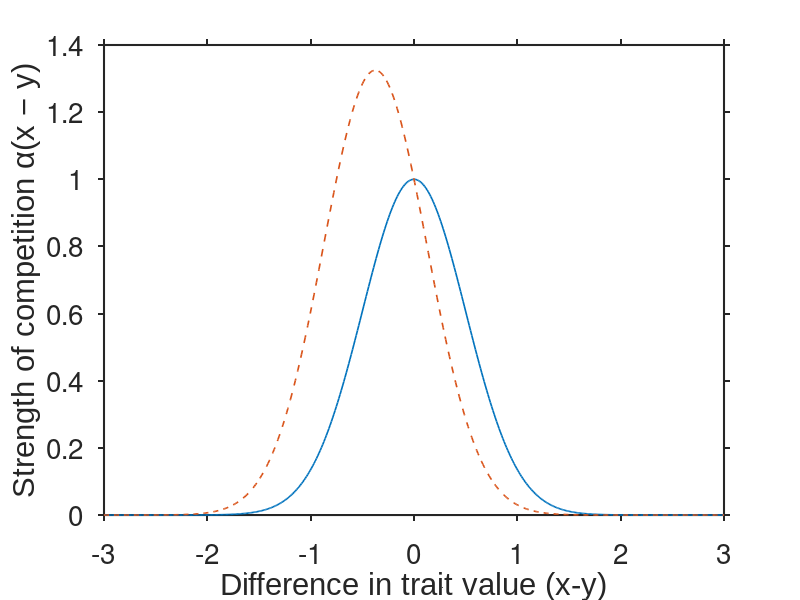

This chart was generated by the following MATLAB code: (Note: this script raises an error after producing the figure.)
%%Alice Henman%%
%%Evolutionary Branching in Models for Symmetric and Asymmetric
%%Competition%%

%%Default graphing layout from Dennis
set(0,'defaultTextFontName', 'Arial');
set(0,'defaultaxesfontsize', 20); % 25 for 1X3, 20 for 1X2 figures
%set(0,'defaultLegendInterpreter','latex');
set(0,'defaultAxesTickLabelInterpreter','none');
set(0,'defaulttextinterpreter','none');
set(0,'defaultAxesXGrid','off');
set(0,'defaultAxesYGrid','off');
set(0,'defaultAxesTickDir','out');
set(0,'defaultAxesLineWidth',1.5);

%Gaussian Competition function: alpha(x-y)
function alpha = alpha(z,sigma,beta)
    alpha = exp(sigma.^2.*beta.^2/2).*exp(-(z+sigma.^2.*beta).^2./(2.*sigma.^2));
end
% z represents x-y
z=linspace(-3,3,500);

%parameters
sigma = 0.5; %width
sigma0 = 1;
beta0 = 0;   %symmetrical
beta1 = 1.5; %asymmetric

figure;
plot(z,alpha(z,sigma,beta0),'DisplayName', sprintf('β = %.1f',beta0), ...
    'LineWidth',1.2);
hold on;    %Plotting 2 plots on 1
plot(z,alpha(z,sigma,beta1),"--",'DisplayName', sprintf('β = %.1f',beta1), ...
    'LineWidth',1.2);  %To differentiate curves in black and white
xlabel('Difference in trait value (x-y)');
ylabel('Strength of competition α(x − y)');
ax=gca;
ax.FontSize = 18;    %sets axes labels and titles size
legend(FontSize=18); %sets legend fontsize
legend('boxoff');    %Removes box around legend



%(Mexican hat) Wavelet Competition function
function alpha1=alpha1(x,y,sigma,beta)
    alpha1 = exp(sigma.^2.*beta.^2/2).* ...
(1.-((x-y+sigma.^2.*beta)./sigma).^2).*exp(-(x-y+sigma.^2.*beta).^2./(2*sigma^2));
end
%The beta parameter can add asymmetry to the competition
%but I'm just keeping it as beta=0 for now
%z=x-y

figure;
plot(z,alpha1(z,0,sigma,beta0),'DisplayName', sprintf('σ_α = %.2f',sigma), ...
    "LineWidth",1.5);
hold on;
plot(z,alpha1(z,0,sigma0,beta0),'--','DisplayName', sprintf('σ_α = %.2f',sigma0), ...
    "LineWidth",1.5);
xlabel('Difference in trait value (x-y)');
ylabel('Strength of competition α(x − y)');
grid on;
ax=gca;
ax.FontSize = 18;
legend(FontSize=18);
legend('boxoff');

%Double Gaussian Carrying capacity K(x)
function Gauss=G(sigma,x0,x)
    Gauss = exp(-(x-x0).^2./(2*sigma^2));
end

function K=K(C1,C2,sigma1,sigma2,x0,x)
    K = C1*G(sigma1,x0,x)-C2*G(sigma2,x0,x);
end

%Parameters
C1 = 2.5;%5*rand;
C2 = 2;%C1*rand;
sigma1 = 0.3;%0.5*rand;
sigma2 = 0.15;%sigma1*sqrt(C2/C1)*rand; % condition for there to be 2 humps
x0 = 1.5;%1+5*rand;

x=linspace(0,3,500);

figure;
plot(x,K(C1,C2,sigma1,sigma2,x0,x),"LineWidth",1.5);
hold on;
xlabel('Trait value x');
ylabel('Carrying Capacity, K(x)');
grid on;
ax=gca;
ax.FontSize = 18;

%The Mathssss

%Invasion fitness
r=rand+0.001;

f = @(x,y) r*(1-alpha1(y,x,sigma,beta0)*K(C1,C2,sigma1,sigma2,x0,x) ...
    /K(C1,C2,sigma1,sigma2,x0,y));

y = linspace(0,10,500);
[x,y] = meshgrid(y, y);
F = f(x,y);

figure
hold on

contourf(x,y,F>0,1,'LineStyle','none')
% Add the zero-level curve
contour(x,y,F,[0 0],'k','LineWidth',2)
% Cosmetics
colormap([1 1 1; 0.6 0.9 0.3]);
xlabel('x'), ylabel('y');
title('PIP');

p1 = patch(NaN, NaN, [0.6 0.9 0.3]);  % green block for s>0
p2 = patch(NaN, NaN, [1 1 1]);  % gray block for s<0
hZero = plot(NaN, NaN, 'k-', 'LineWidth', 2);  % black line for s=0

h1=plot(x0*ones(1,2),[0,y(end)],'r--');

legend([p1 p2 hZero h1], {'s>0 region', 's<0 region', 's=0 contour',sprintf('x^∗ = %.2f', x0)});
axis equal
box on
